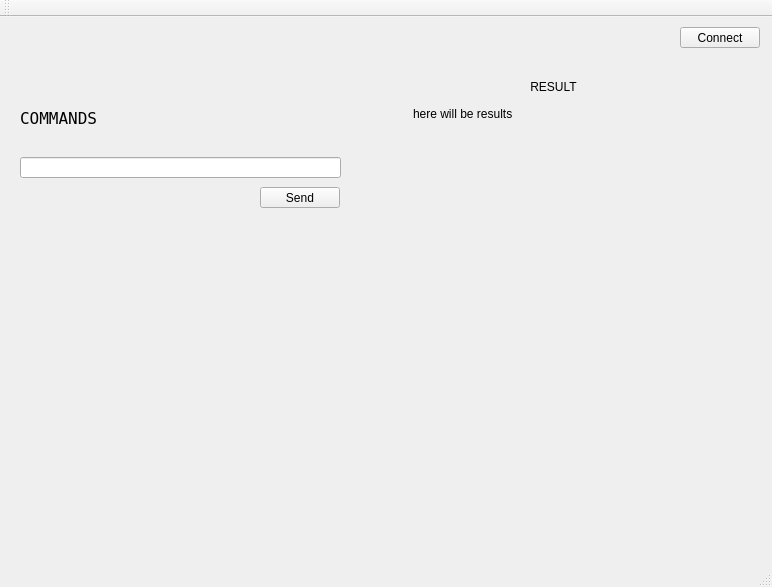
<?xml version="1.0" encoding="UTF-8"?>
<ui version="4.0">
 <class>MainWindow</class>
 <widget class="QMainWindow" name="MainWindow">
  <property name="geometry">
   <rect>
    <x>0</x>
    <y>0</y>
    <width>772</width>
    <height>587</height>
   </rect>
  </property>
  <property name="windowTitle">
   <string>MainWindow</string>
  </property>
  <widget class="QWidget" name="centralWidget">
   <widget class="QLabel" name="label_commands">
    <property name="geometry">
     <rect>
      <x>20</x>
      <y>20</y>
      <width>321</width>
      <height>91</height>
     </rect>
    </property>
    <property name="font">
     <font>
      <family>NSimSun</family>
      <pointsize>12</pointsize>
      <weight>50</weight>
      <bold>false</bold>
     </font>
    </property>
    <property name="layoutDirection">
     <enum>Qt::LeftToRight</enum>
    </property>
    <property name="text">
     <string>COMMANDS</string>
    </property>
    <property name="textFormat">
     <enum>Qt::AutoText</enum>
    </property>
    <property name="alignment">
     <set>Qt::AlignBottom|Qt::AlignLeading|Qt::AlignLeft</set>
    </property>
   </widget>
   <widget class="QLineEdit" name="command_line">
    <property name="geometry">
     <rect>
      <x>20</x>
      <y>140</y>
      <width>321</width>
      <height>21</height>
     </rect>
    </property>
   </widget>
   <widget class="QPushButton" name="button_to_command">
    <property name="geometry">
     <rect>
      <x>260</x>
      <y>170</y>
      <width>80</width>
      <height>21</height>
     </rect>
    </property>
    <property name="text">
     <string>Send</string>
    </property>
   </widget>
   <widget class="QLabel" name="label_with_result">
    <property name="geometry">
     <rect>
      <x>413</x>
      <y>90</y>
      <width>281</width>
      <height>101</height>
     </rect>
    </property>
    <property name="text">
     <string>here will be results</string>
    </property>
    <property name="alignment">
     <set>Qt::AlignLeading|Qt::AlignLeft|Qt::AlignTop</set>
    </property>
   </widget>
   <widget class="QLabel" name="label_res">
    <property name="geometry">
     <rect>
      <x>488</x>
      <y>60</y>
      <width>131</width>
      <height>20</height>
     </rect>
    </property>
    <property name="text">
     <string>RESULT</string>
    </property>
    <property name="alignment">
     <set>Qt::AlignCenter</set>
    </property>
   </widget>
   <widget class="QPushButton" name="button_connect">
    <property name="geometry">
     <rect>
      <x>680</x>
      <y>10</y>
      <width>80</width>
      <height>21</height>
     </rect>
    </property>
    <property name="text">
     <string>Connect</string>
    </property>
   </widget>
  </widget>
  <widget class="QMenuBar" name="menuBar">
   <property name="geometry">
    <rect>
     <x>0</x>
     <y>0</y>
     <width>772</width>
     <height>20</height>
    </rect>
   </property>
  </widget>
  <widget class="QToolBar" name="mainToolBar">
   <attribute name="toolBarArea">
    <enum>TopToolBarArea</enum>
   </attribute>
   <attribute name="toolBarBreak">
    <bool>false</bool>
   </attribute>
  </widget>
  <widget class="QStatusBar" name="statusBar"/>
 </widget>
 <layoutdefault spacing="6" margin="11"/>
 <resources/>
 <connections/>
</ui>
